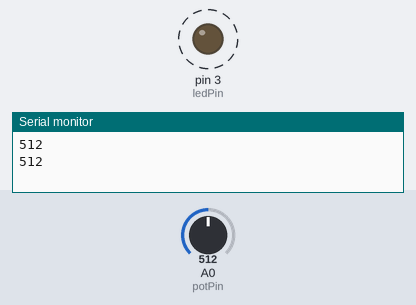
Recording of a sketch running on a simulated Arduino Uno, built with avr-gcc and run on an emulated ATmega328P. Parts: output pins drawn as LEDs (lit = HIGH), the last lines printed to the serial monitor. Dashed ring = blinking. The test bench sets the inputs (shaded band); at power-on: A0 (potPin) = 512.

Above: at 1.8 s.
1.9 s: A0 (potPin) set to 306
At 2.2 s:
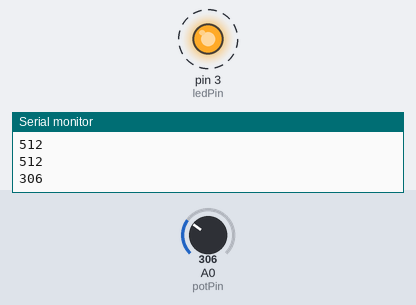
5.4 s: A0 (potPin) set to 122
At 5.56 s:
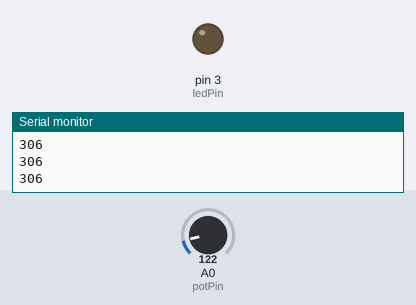
Timing chart, 0 to 14.9 s (numbered marks = the images above; inputs shaded):
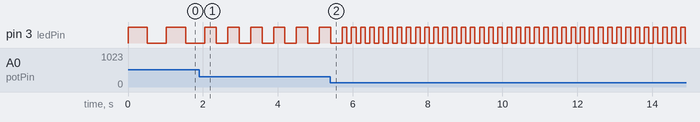

The sketch:

3_potentiometer_led_blink.ino
```cpp
/*
  Potentiometer to adjust the blinking led time

  Reads the analog value from a potentiometer on pin A0 and uses it to adjust the blinking delay, repeatedly.
*/

const int potPin = A0; // Pin number connected to the potentiometer --> 14 internally
const int ledPin = 3; // Pin number connected to the LED

int potValue = 0; // Variable to store the raw analog value from the potentiometer (0 to 1023)


// the setup function runs once when you press reset or power the board
void setup() {
  pinMode(ledPin, OUTPUT); //Initialise LED pin (OUTPUT type)
  Serial.begin(9600); // Opens the serial port and sets the data rate to 9600 bits per second
}

// the loop function runs over and over again forever
void loop() {
 potValue = analogRead(potPin); // Reads the voltage level on pin A0
 Serial.println(potValue); // Sends the value followed by a newline to the Serial Monitor

 digitalWrite(ledPin, HIGH); // Turns on the LED
 delay(potValue); // Waits for the duration defined by the potentiometer value
 digitalWrite(ledPin, LOW); // Turns off the LED
 delay(potValue); // Waits for the duration defined by the potentiometer value
}
```

Measured:
- after the input at 1.9 s, pin 3 (ledPin): alternates HIGH for 0.31 s and LOW for 0.31 s, starting after 0.46 s
- by itself, pin 3 (ledPin): alternates HIGH for 0.51 s and LOW for 0.51 s
